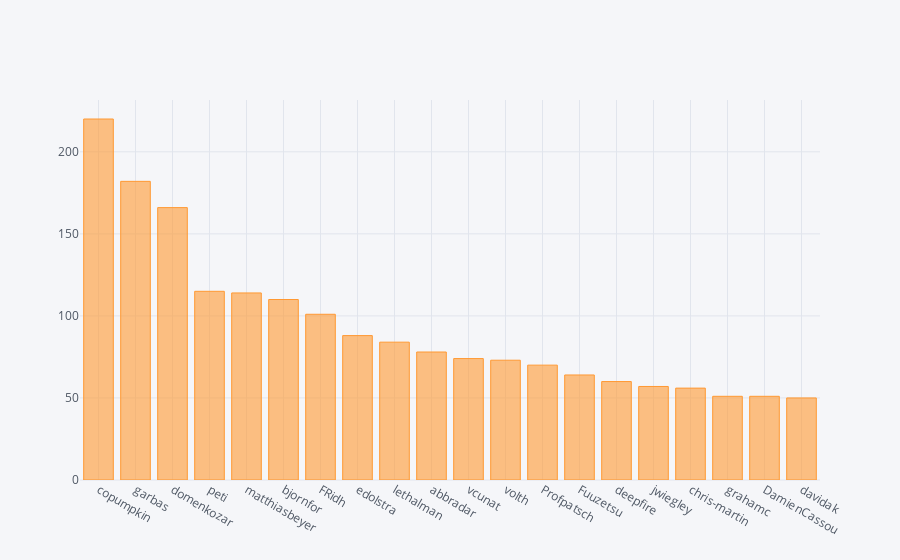

The notebook cell this image was saved under:
### Markdown cell above
## Number of Issues by User

### Code cell
data.groupby('user.login').size().sort_values(ascending=False)[:20].iplot(kind='bar')

### Figure 1 — Plotly figure (JSON) as saved in the notebook; plotly's stock layout.template omitted (floating-point values rounded to 4 significant figures)
{"data": [{"marker": {"color": "rgba(255, 153, 51, 0.6)", "line": {"color": "rgba(255, 153, 51, 1.0)", "width": 1}}, "name": "None", "orientation": "v", "text": "", "type": "bar", "x": ["copumpkin", "garbas", "domenkozar", "peti", "matthiasbeyer", "bjornfor", "FRidh", "edolstra", "lethalman", "abbradar", "vcunat", "volth", "Profpatsch", "Fuuzetsu", "deepfire", "jwiegley", "chris-martin", "grahamc", "DamienCassou", "davidak"], "y": [220, 182, 166, 115, 114, 110, 101, 88, 84, 78, 74, 73, 70, 64, 60, 57, 56, 51, 51, 50]}], "layout": {"legend": {"bgcolor": "#F5F6F9", "font": {"color": "#4D5663"}}, "paper_bgcolor": "#F5F6F9", "plot_bgcolor": "#F5F6F9", "titlefont": {"color": "#4D5663"}, "xaxis1": {"gridcolor": "#E1E5ED", "showgrid": true, "tickfont": {"color": "#4D5663"}, "title": "", "titlefont": {"color": "#4D5663"}, "zerolinecolor": "#E1E5ED"}, "yaxis1": {"gridcolor": "#E1E5ED", "showgrid": true, "tickfont": {"color": "#4D5663"}, "title": "", "titlefont": {"color": "#4D5663"}, "zerolinecolor": "#E1E5ED"}}}
